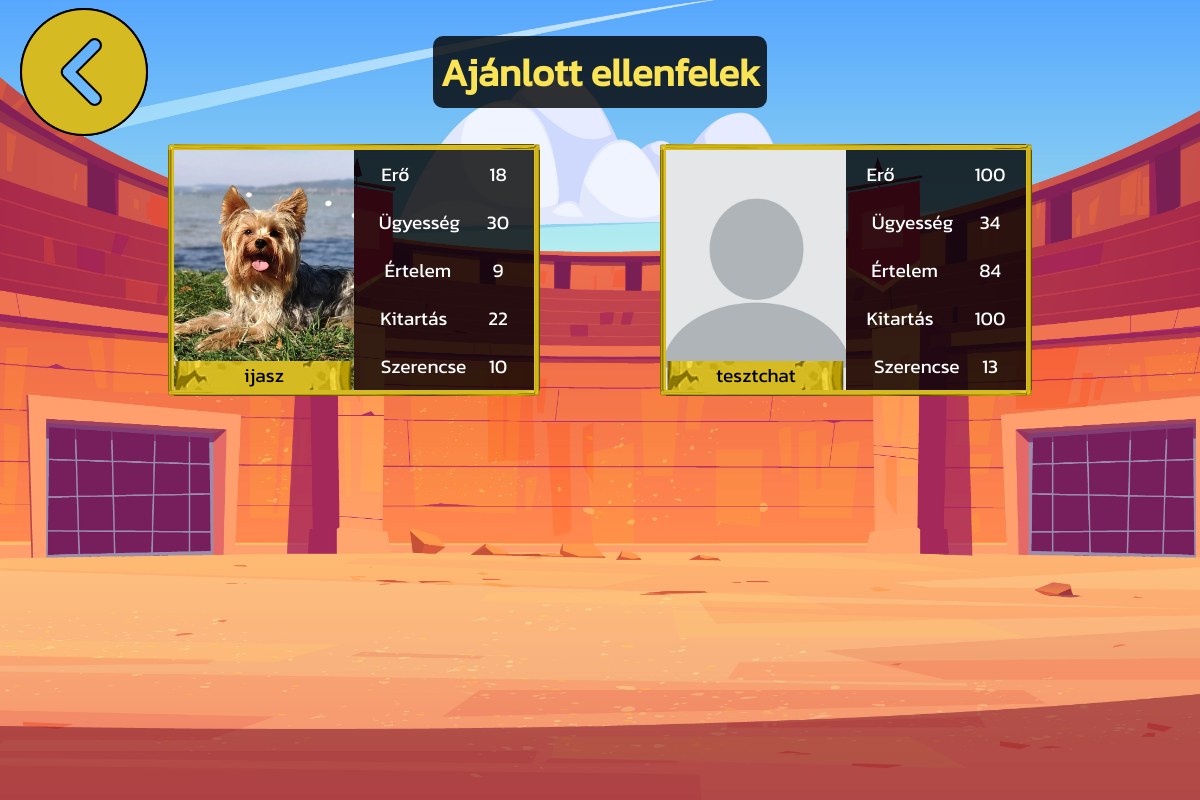
/jatek/arena/ (signed in), run on the app's committed database.
### account/models.py (models this page shows, shortened)
class Character(models.Model):
	account = models.OneToOneField(Account, on_delete=models.CASCADE, primary_key=True)
	ROLES = (
		('warrior', 'warrior'),
		('mage', 'mage'),
		('scout', 'scout'),
	)
	character_type	= models.CharField(verbose_name = 'character type', max_length = 20, choices=ROLES, default='')
	level			= models.DecimalField(verbose_name='level', max_digits=19, decimal_places=0, default = 1) #szint
	strength		= models.DecimalField(verbose_name='strength', max_digits=19, decimal_places=0, default = 8) #erő
	skill 			= models.DecimalField(verbose_name='skill', max_digits=19, decimal_places=0, default = 6) #ügyesség
	intelligence	= models.DecimalField(verbose_name='intelligence', max_digits=19, decimal_places=0, default = 7) #értelem
	health_point	= models.DecimalField(verbose_name='health point', max_digits=19, decimal_places=0, default = 10) #életerő
	fortune 		= models.DecimalField(verbose_name='fortune', max_digits=19, decimal_places=0, default = 8) #szerencse
	rank			= models.DecimalField(verbose_name='rank', max_digits=19, decimal_places=0, blank = True, null = True) #helyezes
	honor			= models.DecimalField(verbose_name='honor', max_digits=19, decimal_places=0, default = 1) #becsuletpont
	gold 			= models.DecimalField(verbose_name='gold', max_digits=20, decimal_places=0, default=100)
	current_xp 		= models.DecimalField(verbose_name='xp', max_digits=20, decimal_places=0, default=0) # jelenlegi xp pont
	next_level_xp	= models.DecimalField(verbose_name='next level xp', max_digits=20, decimal_places=0, default=150) # következő szint eléréshez szükséges xp pont
	objects 		= CharacterManager()
	def __str__ (self):
		return self.account.username

class Account(AbstractBaseUser):
	username		= models.CharField(verbose_name = 'username', max_length = 20, unique = True)
	email 			= models.EmailField(verbose_name = 'email', max_length = 128, unique = True)
	date_joined		= models.DateTimeField(verbose_name = 'date joined', auto_now_add = True)
	last_login		= models.DateTimeField(verbose_name = 'last login', auto_now = True)
	description 	= models.TextField(verbose_name='description', max_length=200, null=True, blank=True)
	is_admin		= models.BooleanField(default=False)
	is_superuser	= models.BooleanField(default=False)
	is_staff		= models.BooleanField(default=False)
	is_active		= models.BooleanField(default=True) # - lehet false pl email-es aktivalas
	profile_image	= models.ImageField(null=True, blank=True, upload_to=profile_image_path)
	objects = CustomAccountManager()
	USERNAME_FIELD 	= 'username'
	REQUIRED_FIELDS	= ['email']

### game/views.py (the view)
# urls.py: path('arena/', arena_view, name='arena'),
def arena_view(request):
	context = {}
	user_to_attack_id = request.GET.get(('ellenfel_id')) # a profilon keresztül
	user_id = request.user.id # a támadó user
	current_character = Character.objects.get(account=user_id)
	current_character_profile_image = check_profile_image(current_character)
	if user_to_attack_id:
		try:
			user_to_attack = Character.objects.get(account=user_to_attack_id)
		except:
			user_to_attack = None
			pass
		user_to_attack_profile_image = check_profile_image(user_to_attack)
		context = {
			'left_character': '',
			'left_character_id': '',
			'right_character': '',
			'right_character_id': '',
			'current_character': current_character,
			'current_character_id': current_character.account.id,
			'current_character_profile_image': current_character_profile_image,
			'is_user_to_attack': True,
			'user_to_attack_id': user_to_attack_id,
			'user_to_attack': user_to_attack,
			'user_to_attack_profile_image': user_to_attack_profile_image,
		}
	else:
		characters = Character.objects.get_all_characters_in_ordered_list_without_admins()
		characters_count = len(characters)
		current_character_index = None
		left_side = None
		right_side = None
		left_side_id = None
		right_side_id = None
		if current_character in characters:
			for i, value in enumerate(characters):
				if current_character == value:
					current_character_index = i
			if characters_count >= 3:
				if current_character_index is not None:
					if current_character_index == 0:
						left_side = characters[current_character_index + 1]
						right_side = characters[current_character_index + 2]
					elif current_character_index == characters_count - 1:
						left_side = characters[current_character_index - 1]
						right_side = characters[current_character_index - 2]
					else:
						left_side = characters[current_character_index + 1]
						right_side = characters[current_character_index - 1]
					left_side_id = left_side.account.id
					right_side_id = right_side.account.id
					left_side_profile_image = check_profile_image(left_side)
					right_side_profile_image = check_profile_image(right_side)
				else:
					pass
			else:
				pass
		else:
			pass
		context = {
			'left_character': left_side,
			'left_character_id': left_side_id,
			'left_character_profile_image': left_side_profile_image,
			'right_character_profile_image': right_side_profile_image,
			'right_character': right_side,
			'right_character_id': right_side_id,
			'current_character': current_character,
			'current_character_id': current_character.account.id,
			'current_character_profile_image': current_character_profile_image,
			'is_user_to_attack': False,
		}
	return render(request, 'game/arena.html', context)

### account/models.py (called while the page is built)
	def get_all_characters_in_ordered_list_without_admins(self):
		characters = [Character.objects.get(account=user) for user in Account.objects.exclude(is_admin=True)]
		try:
			characters = sorted(characters, key=lambda character: character.account.date_joined) # először date szerint orderelünk
			characters = sorted(characters, key=attrgetter('honor','level'), reverse=True) # utana a mar rendezett listat honor és level szerint
		except:
			characters = sorted(characters, key=attrgetter('honor','level', 'account.username'), reverse=True)  # minimális az esély arra, hogy 2 felhasználó ms-re pontosan
		return characters

### game/views.py (called while the page is built)
def check_profile_image(character):
	if character.account.profile_image:
		profile_image = character.account.profile_image.url
	else:
		profile_image = STATIC_IMAGE_PATH_IF_DEFAULT_PIC_SET
	return profile_image

### game/templates/game/arena.html (shortened to what this page needs)
{% extends 'base_new.html' %}
{% load static %}
{% block content %}
<div id="arena-content-page">
	<div id="arena-header">
		<div id="arena-title-left">
			<div id="main-page-button">
				<img src="{% static 'images/previous-button.png' %}" alt="Vissza" class="go-to-main-page" onmouseover="changeColor(this)" onmouseout="resetColor(this)">
			</div>
		</div>
		<div id="arena-title-center">
			<h1>Ajánlott ellenfelek</h1>
		</div>
		<div id="arena-title-right">
		</div>
	</div>
	<div id="arena-container">
		<div id="opponent-choice">
			<div class="option-container" id="option-left">
				<div class="option-character" id="option-left-character">
					<div class="option-character-name">{{left_character}}</div>
				</div>
				<div class="option-description" id="option-left-description">
					<div class="attribute-values-in-arena">
						<div class="attribute-name">Erő</div>
						<div class="attrbiute-value">{{left_character.strength}}</div>
					</div>
					<div class="attribute-values-in-arena">
						<div class="attribute-name">Ügyesség</div>
						<div class="attrbiute-value">{{left_character.skill}}</div>
					</div>
					<div class="attribute-values-in-arena">
						<div class="attribute-name">Értelem</div>
						<div class="attrbiute-value">{{left_character.intelligence}}</div>
					</div>
					<div class="attribute-values-in-arena">
						<div class="attribute-name">Kitartás</div>
						<div class="attrbiute-value">{{left_character.health_point}}</div>
					</div>
					<div class="attribute-values-in-arena">
						<div class="attribute-name">Szerencse</div>
						<div class="attrbiute-value">{{left_character.fortune}}</div>
					</div>
				</div>
			</div>
			<div class="option-container" id="option-right">
				<div class="option-character" id="option-right-character">
					<div class="option-character-name">{{right_character}}</div>
				</div>
				<div class="option-description" id="option-right-description">
					<div class="attribute-values-in-arena">
						<div class="attribute-name">Erő</div>
						<div class="attrbiute-value">{{right_character.strength}}</div>
					</div>
					<div class="attribute-values-in-arena">
						<div class="attribute-name">Ügyesség</div>
						<div class="attrbiute-value">{{right_character.skill}}</div>
					</div>
					<div class="attribute-values-in-arena">
						<div class="attribute-name">Értelem</div>
						<div class="attrbiute-value">{{right_character.intelligence}}</div>
					</div>
					<div class="attribute-values-in-arena">
						<div class="attribute-name">Kitartás</div>
						<div class="attrbiute-value">{{right_character.health_point}}</div>
					</div>
					<div class="attribute-values-in-arena">
						<div class="attribute-name">Szerencse</div>
						<div class="attrbiute-value">{{right_character.fortune}}</div>
					</div>
				</div>
			</div>
		</div>
	</div>
	<div id="arena-footer">
	</div>
</div>
{% endblock %}

### templates/base_new.html (style rules this page uses)
* { margin: 0; padding: 0; }

### data on the page
Character: account_id.username "ijasz", strength "18", skill "30", intelligence "9", health_point "22", fortune "10"
Character: account_id.username "tesztchat", strength "100", skill "34", intelligence "84", health_point "100", fortune "13"
